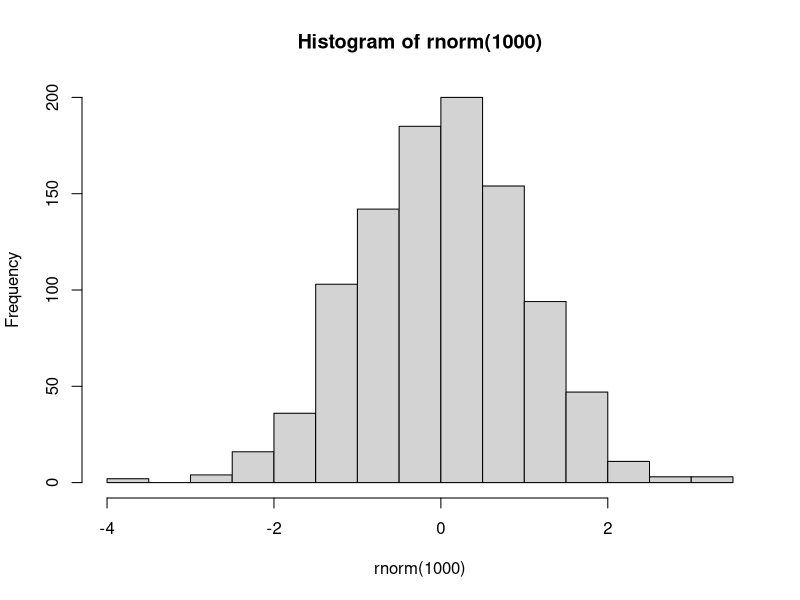

Write R code to recreate this figure. (Note: this script raises an error after producing the figure.)
rnorm(1000)
rnorm(1000,mean=5,sd=9)
hist(rnorm(1000))
histo(rnorm(1000,mean=5,sd=9))
rexp(500,rate=20)
mean(rexp(500,rate=20)) #0.04674363 es menor al valor esperado
quantile(rexp(500,rate=20))
